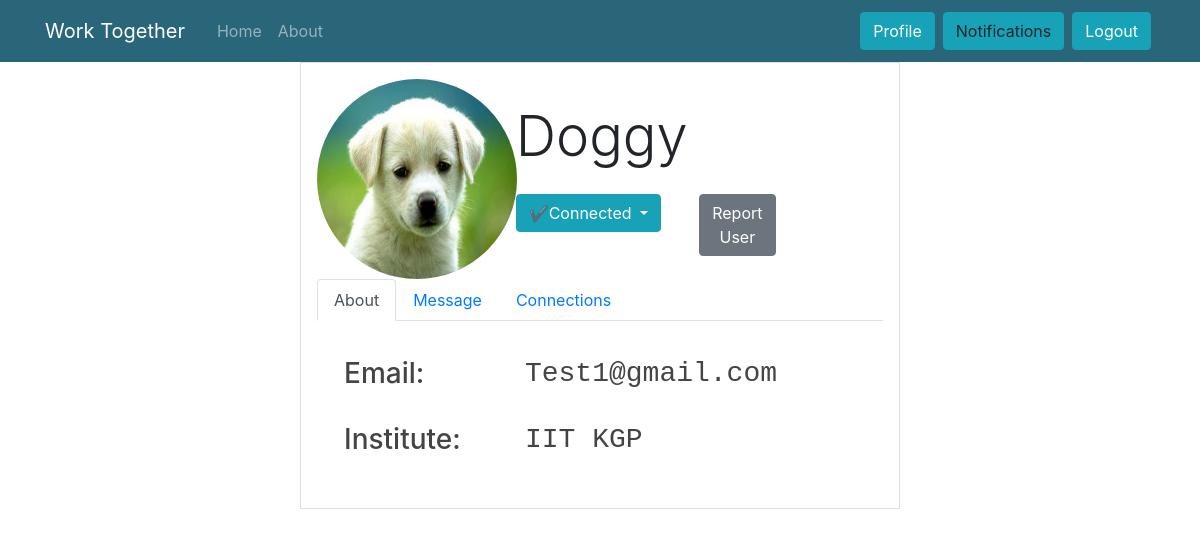
Screenshot of /profile/Doggy/ (signed in) with the database file from the repository.
### users/models.py (models this page shows, shortened)
class Profile(models.Model):
    user = models.OneToOneField(User, on_delete=models.CASCADE)
    group = models.CharField(max_length=100, choices=GROUPS)
    email = models.EmailField(max_length=150)
    image = models.ImageField(default='default.JPG', upload_to='profile_pics')
    friends	= models.ManyToManyField("self")
    notif_count	= models.PositiveSmallIntegerField(default=0)
    institute = models.CharField(max_length = 200, default='')
    signup_confirmation = models.BooleanField(default=False)

### grp/views.py (the view)
# urls.py: path('profile/<name>/',views.ShowProfile, name='userprofile'),
def ShowProfile(request, name):
    profiler_user = User.objects.filter(username = name).first()
    profiler_profile = Profile.objects.filter(user=profiler_user).first()
    user_profile 	 = Profile.objects.filter(user=request.user).first()
    if profiler_user:
        msgs_query = Message.objects.filter(receiver = profiler_user, sender = request.user) | Message.objects.filter(sender=profiler_user, receiver=request.user)
        msgs_count = msgs_query.count()
        msgs = msgs_query.order_by("-time_sent").all()
        status, fr_button = getFriendStatus(request.user, profiler_user)
        profiler_friends = fetchFriendsOf(profiler_user)
        return render(request, 'users/profile.html',{'user_profile':user_profile,'profiler_profile':profiler_profile, 'profiler_friends':profiler_friends, 'msgs' : msgs, 'msgs_count' : msgs_count, 'status' : status, 'fr_button' : fr_button})
    else:
        return 	HttpResponse("<h1>Invalid Link</h1>")

### grp/petty_tasks.py (called while the page is built)
def getFriendStatus(user, profiler):
	user_profile = Profile.objects.filter(user=user).first()
	if 	user.fr_sent_to.filter(receiver=profiler).first() :
		status = '1'
		button = 'Cancel Request'
	elif user.fr_rec_from.filter(sender=profiler).first() :
		status = '2'
		button = 'Accept Request'
	elif user_profile.friends.filter(user=profiler).first() :
		status = '3'
		button = 'Disconnect'
	else :
		status = '0'
		button = 'Connect'
	return status,button

def fetchFriendsOf(u):
	profile = Profile.objects.filter(user=u).first()
	return profile.friends.all()

### users/templates/users/profile.html (shortened to what this page needs)
{% extends 'users/base.html' %}
{% block content %}
        <div class ='row'>
              <div class="col-sm-2"></div>
              <div class="col-sm-1"></div>
              <div class="col-sm-6 border p-3">
                    <div class = "row">
                          <div class="col-sm-3">
                              <img src="{{ profiler_profile.image.url }}" class="rounded-circle" alt="Profile Pic" width="200" height="200">
                          </div>
                          <div class="col-sm-1"></div>
                          <div class="col-sm-6"> <br>
                            <span class="display-4">{{profiler_profile.user.username}}</span> <br>
                            {% if profiler_profile.user != user %}
                               {% if status == '3' %}
                               <div class="row"><div class="col"><br>
                                  <div class="dropdown">
                                      <button type="button" class="btn btn-info dropdown-toggle" data-toggle="dropdown" id="resp_req_btn">
                                        ✔Connected
                                      </button>
                                    </div>
                               {% endif %}
                              </div>
                              <div class=col><br>
                                <button type="button" class="btn btn-secondary mx-2" id='report_user' state={{status}}>Report User</button>
                              </div>
                             {% else %}
                               <div class=col><br><a href="{% url 'updateProfile' %}">
                                <button type="button" class="btn btn-primary mx-2">Update Profile</button></a>
                              </div>
                             {% endif %}
                          </div>
                    </div>
                    <br>
                    <div class=container>
                          <ul class="nav nav-tabs" role="tablist">
                                <li class="nav-item">
                                  <a class="nav-link active" data-toggle="tab" href="#about">About</a>
                                </li>
                                {% if profiler_profile.user != user %}
                                <li class="nav-item">
                                  <a class="nav-link" data-toggle="tab" href="#messages">Message</a>
                                </li>
                                {% endif %}
                                <li class="nav-item">
                                  <a class="nav-link" data-toggle="tab" href="#friends">Connections</a>
                                </li>
                          </ul>
                        <div class="tab-content">
                              <div id="about" class="container tab-pane active"><br>
                                    <table class="table table-borderless">
                                          <tbody>
                                              <tr>
                                                <td ><h3> Email: </h3></td>
                                                <td class='text-monospace'><h3>{{profiler_profile.email}}</h3></td>
                                              </tr>
                                              <tr>
                                                <td ><h3> Institute: </h3></td>
                                                <td class='text-monospace'><h3>{{profiler_profile.institute}}</h3></td>
                                              </tr>
                                    </table>
                              </div>
                        </div>
                  </div>
              </div>
        </div>
{% endblock content %}

### users/static/users/main.css (style rules this page uses)
body { background: #fafafa; color: #333333; margin-top: 5rem; }
h1, h2, h3, h4, h5, h6 { color: #444444; }
ul { margin: 0; }

### rows the page displays
Profile: image (picture), user.username "Doggy", email "Test1@gmail.com", institute "IIT KGP"
